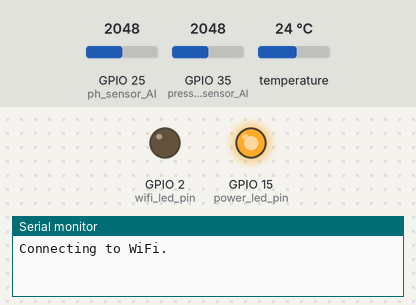
Simulated run of this program. Board: ESP32. On the bench: output pins drawn as LEDs (lit = HIGH), the last lines printed to the serial monitor. Dashed ring = blinking. The test bench sets the inputs (shaded band); at power-on: GPIO 25 (ph_sensor_AI) = 2048, GPIO 35 (pressure_sensor_AI) = 2048, temperature 24 °C. WiFi joins after 1.5 s; servers stay silent unless stated; storage starts empty; random numbers use the default seed unless the program sets one.

Above: at 1.9 s.
At 3.3 s:
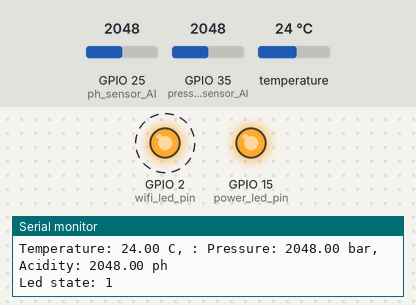
Timing chart, 0 to 5.6 s (numbered marks = the images above):
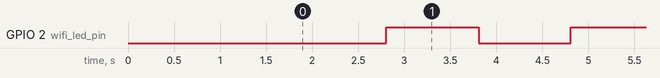

Measured:
- by itself, GPIO 2 (wifi_led_pin): alternates HIGH for 1.0 s and LOW for 1.0 s, 9 changes in all, then stays HIGH

The program:

main.cpp
```cpp
#include <Arduino.h>

#include "sensors_module.h"
#include "wifi_module.h"
#include "current_readings.h"

#include "Ticker.h"

void updateSensorReadings();
void logCurrentState();
void updateWifiStatus();
void updateLedState();

Ticker timer1(updateSensorReadings, 1000);
Ticker timer2(logCurrentState, 1000);
Ticker timer3(updateWifiStatus, 10000);
Ticker timer4(updateLedState, 1000);

const int ticker_count = 4;
Ticker tickers[ticker_count] = {timer1, timer2, timer3, timer4};

const int wifi_led_pin = 2;
const int power_led_pin = 15;

void setup() {
  Serial.begin(9600);
  pinMode(wifi_led_pin, OUTPUT);
  pinMode(power_led_pin, OUTPUT);
  digitalWrite(power_led_pin, HIGH);
  setup_wifi_module();

  for(int i = 0; i < ticker_count; i++) {
    tickers[i].start();
  }
}

void updateWifiStatus() {
  check_connection_status();
}

void updateSensorReadings() {
  current_pressure_reading_bar = read_pressure_bar();
  current_temperature_reading_celsius = read_temperature_celsius();
  current_ph_reading = read_ph();
}

void logCurrentState() {
  Serial.print("Temperature: ");
  Serial.print(current_temperature_reading_celsius);
  Serial.print(" C, ");
  Serial.print(": ");
  Serial.print("Pressure: ");
  Serial.print(current_pressure_reading_bar);
  Serial.print(" bar");
  Serial.print(", ");
  Serial.print("Acidity: ");
  Serial.print(current_ph_reading);
  Serial.println(" ph");
}

int led_state = 0;
void updateLedState() {
  if(wifi_connected == 0) {
    if (led_state == 1) {
      led_state = 0;
    } else {
      led_state = 1;
    }
  } else {
    led_state = 1;
  }
  Serial.print("Led state: ");
  Serial.println(led_state);

  if(led_state == 1) {
    digitalWrite(wifi_led_pin, HIGH);
  } else {
    digitalWrite(wifi_led_pin, LOW);
  }
}

void loop() {
  for(int i = 0; i < ticker_count; i++) {
    tickers[i].update();
  }
}
```

current_readings.h
```cpp
#ifndef CURRENT_READINGS
#define CURRENT_READINGS

#include <Arduino.h>

#include <ThreeWire.h>
#include <RtcDS1302.h>

extern float current_pressure_reading_bar;
extern float current_temperature_reading_celsius;
extern float current_ph_reading;
extern RtcDateTime current_system_time;
extern int wifi_connected;

#endif
```

sensors_module.h
```cpp
#ifndef SENSORS_MODULE
#define SENSORS_MODULE

void setup_temperature_sensor();
void setup_pressure_sensor();
void setup_ph_sensor();

float read_temperature_celsius();
float read_pressure_bar();
float read_ph();

#endif
```

wifi_module.h
```cpp
void setup_wifi_module();
void check_connection_status();
```

current_readings.cpp
```cpp
#include "current_readings.h"

float current_pressure_reading_bar;
float current_temperature_reading_celsius;
float current_ph_reading;
RtcDateTime current_system_time;
int wifi_connected;
```

ph_module.cpp
```cpp
#include <Arduino.h>
#include "sensors_module.h"

#define ph_sensor_AI 25

int ph_raw; // A/D reading of ph sensor
int ph_zero = 101; // A/D at atmospheric ph
int ph_max = 922; // A/D at max ph
float ph_final; // final ph
int ph_7 = 912;

void setup_ph_sensor()
{
}

float read_ph()
{
  ph_raw = analogRead(ph_sensor_AI);
  ph_final = ((ph_raw - ph_zero) * 1.2 / (ph_max - ph_zero)) * 10.0;

  return ph_raw;
}
```

pressure_module.cpp
```cpp
#include <Arduino.h>
#include "sensors_module.h"

#define pressure_sensor_AI 35

int pressure_raw; // A/D reading of pressure sensor
int pressure_zero = 208; // A/D at atmospheric pressure
int pressure_max = 922; // A/D at max pressure
float pressure_bar; // final pressure in bars

void setup_pressure_sensor()
{
}

float read_pressure_bar()
{
  pressure_raw = analogRead(pressure_sensor_AI);
  pressure_bar = ((pressure_raw - pressure_zero) * 1.2 / (pressure_max - pressure_zero)) * 10.0;

  return pressure_raw;
}
```

temperature_module.cpp
```cpp
/*********
  Rui Santos
  Complete project details at http://randomnerdtutorials.com
  Based on the Dallas Temperature Library example
*********/

#include <Arduino.h>
#include <OneWire.h>
#include <DallasTemperature.h>
#include "max6675.h"
#include "sensors_module.h"

// Data wire is conntec to the Arduino digital pin 32
#define ONE_WIRE_BUS 32

// Setup a oneWire instance to communicate with any OneWire devices
OneWire oneWire(ONE_WIRE_BUS);

// Pass our oneWire reference to Dallas Temperature sensor
DallasTemperature sensors(&oneWire);

void setup_temperature_sensor()
{
  // Start up the library
  sensors.begin();
}

float read_temperature_celsius(){
  // Call sensors.requestTemperatures() to issue a global temperature and Requests to all devices on the bus
  sensors.requestTemperatures();

  // Why "byIndex"? You can have more than one IC on the same bus. 0 refers to the first IC on the wire
  float temp_c = sensors.getTempCByIndex(0);
  return temp_c;
}
```

wifi_module.cpp
```cpp
#include <Arduino.h>
#include <WiFi.h>
#include <ESPAsyncWebServer.h>
#include <SPIFFS.h>

#include <wifi_module.h>
#include <current_readings.h>

// Set web server port number to 80
AsyncWebServer server(80);

// Variable to store the HTTP request
String header;

String generate_reading();
String get_current_pressure_reading_bar();
String get_current_temperature_reading_celsius();
String get_current_ph_reading();
String get_current_state();

const char* ssid     = "Raspberry";         // The SSID (name) of the Wi-Fi network you want to connect to
const char* password = "raspberry";
const bool ap_mode = false;

void setup_wifi_module() {

  // Initialize SPIFFS
  if(!SPIFFS.begin()){
    Serial.println("An Error has occurred while mounting SPIFFS");
  }

  if (ap_mode) {
    Serial.println("Setting AP (Access Point)…");
    // Remove the password parameter, if you want the AP (Access Point) to be open
    WiFi.softAP(ssid);

    IPAddress IP = WiFi.softAPIP();
    Serial.print("AP IP address: ");
    Serial.println(IP);
  } else {
    WiFi.begin(ssid, password);
    delay(1000);
    check_connection_status();
  }

  server.on("/", HTTP_GET, [](AsyncWebServerRequest *request){
    request->send(SPIFFS, "/index.html");
  });
  server.on("/temperature", HTTP_GET, [](AsyncWebServerRequest *request){
    AsyncWebServerResponse *response = request->beginResponse(200, "text/plain", get_current_temperature_reading_celsius().c_str());
    response->addHeader("Access-Control-Allow-Origin", "*");
    request->send(response);
  });
  server.on("/acidity", HTTP_GET, [](AsyncWebServerRequest *request){
    AsyncWebServerResponse *response = request->beginResponse(200, "text/plain", get_current_ph_reading().c_str());
    response->addHeader("Access-Control-Allow-Origin", "*");
    request->send(response);
  });
  server.on("/pressure", HTTP_GET, [](AsyncWebServerRequest *request){
    AsyncWebServerResponse *response = request->beginResponse(200, "text/plain", get_current_pressure_reading_bar().c_str());
    response->addHeader("Access-Control-Allow-Origin", "*");
    request->send(response);
  });

  server.begin();
}

String get_current_pressure_reading_bar() {
    return String(current_pressure_reading_bar);
}

String get_current_temperature_reading_celsius() {
    return String(current_temperature_reading_celsius);
}

String get_current_ph_reading() {
    return String(current_ph_reading);
}


void check_connection_status() {
  if (WiFi.status() != WL_CONNECTED) {
      Serial.println("Connecting to WiFi. ");
  }
  if(WiFi.status() == WL_CONNECTED) {
    //If connection successful show IP address in serial monitor
    Serial.print("Connected to ");
    Serial.print(ssid);
    Serial.print(". IP address: ");
    Serial.println(WiFi.localIP());  //IP address assigned to your ESP
    wifi_connected = 1;
  } else {
    wifi_connected = 0;
  }
}


String generate_reading() {
  // Read temperature as Celsius (the default)
  float t = random(5, 10);
  if (isnan(t)) {
    Serial.println("Failed to read from BME280 sensor!");
    return "";
  }
  else {
    return String(t);
  }
}
```
